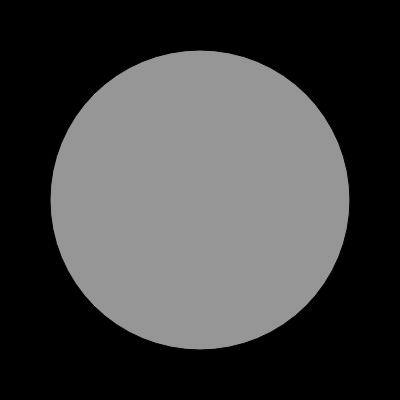
Frame 1 (no input)
Frame 60 (no input): identical to frame 1, image omitted
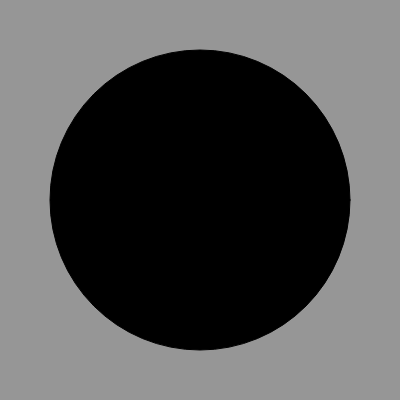
Frame 120 (the mouse pressed at the canvas centre since frame 60)

The p5.js sketch that drew these frames (run headless with seeded random() and noise() and a simulated clock; from frame 60 on, the mouse is pressed at the canvas centre):

// p5.js sketch
// ── sketch.js

let backgroundC = (0)
let circleC = (255, 0, 150)
let switched = 0

function setup() {
    createCanvas(400, 400)
}

function draw() {
    background(backgroundC)
    fill(circleC)
    circle(200, 200, 300)
}


function mousePressed() {
    if (switched === 0) {
        backgroundC = (255, 0, 150)
        circleC = (0)
        switched = 1
    }
    else {
        backgroundC = (0)
        circleC = (255, 0, 150)
        switched = 0
    }
}
